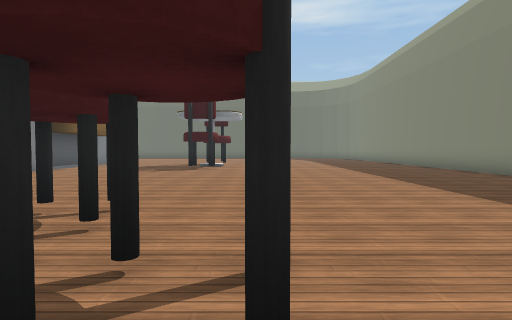
view 1 (above)

24 first-person views from a walk through a scene from a Unity 3-D project. The camera is 1.4 m above the floor, tilts 2° down and sees 80° across. The floor is counted in squares, 2 m on a side. Each view is taken from the middle of a square. On the plan, view 1 faces up. The plan holds only what a view shows up to about 10 squares ahead; the rest is blank. The place goes on beyond the plan. Some animated figures are not drawn. Some surface patterns are stand-ins.

view 2
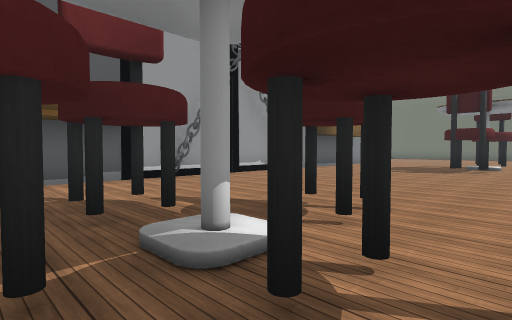

view 3
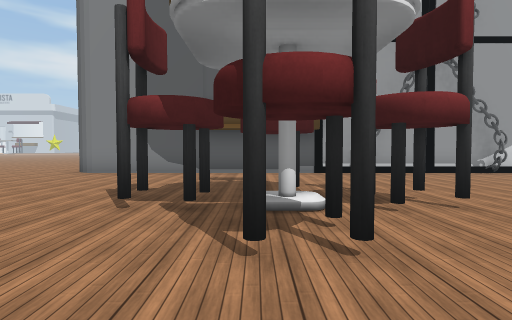

view 4
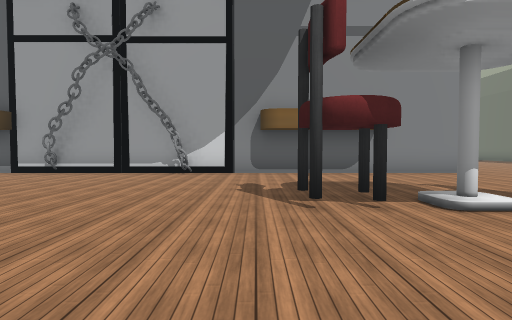

view 5
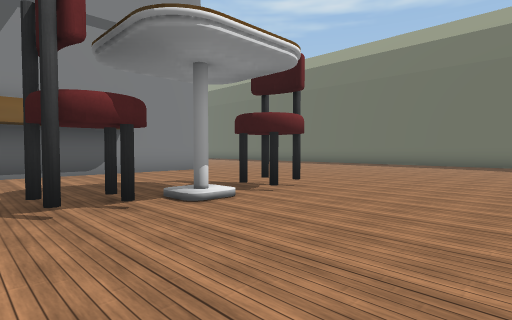

view 6
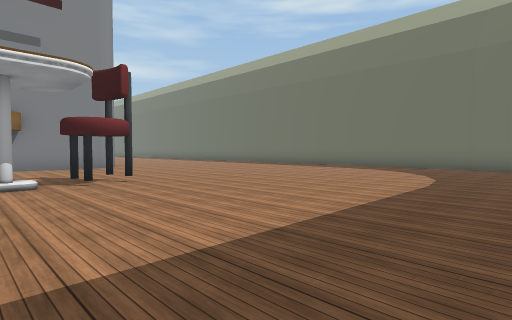

view 7
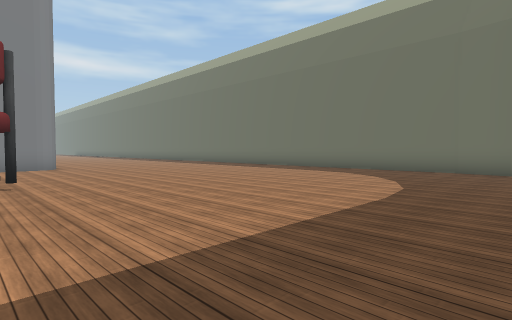

view 8
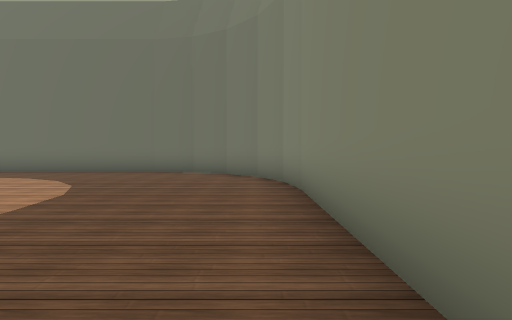

view 9
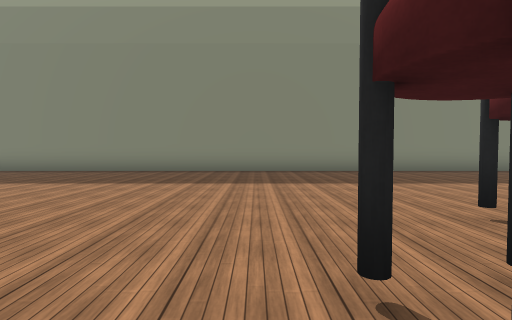

view 10
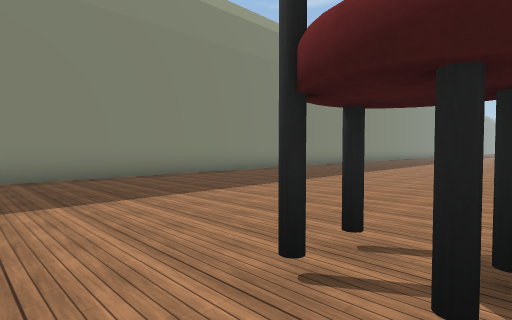

view 11
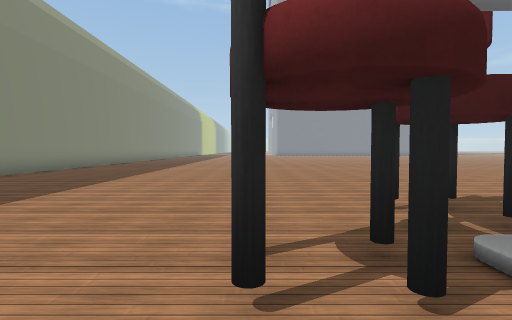

view 12
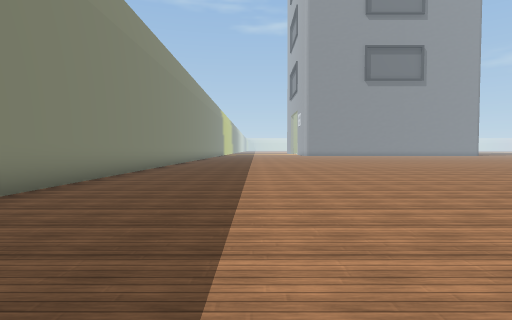

view 13
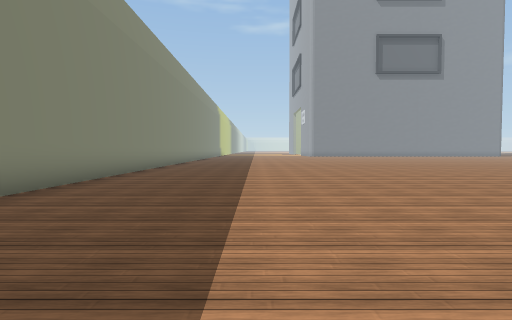

view 14
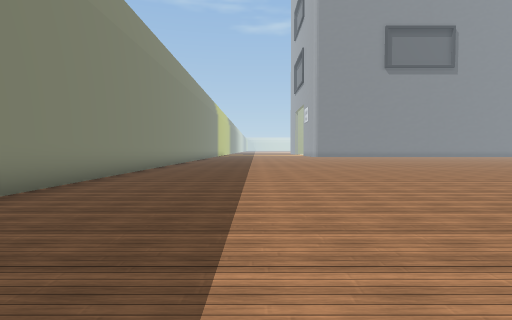

view 15
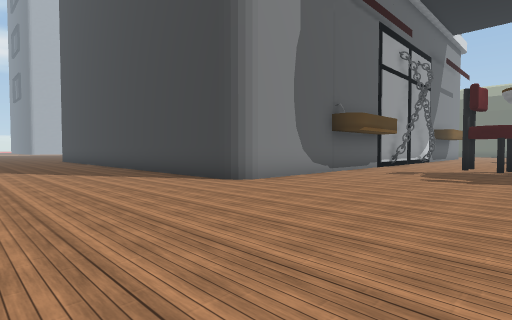

view 16
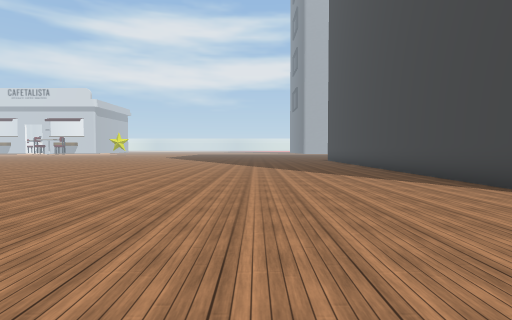

view 17
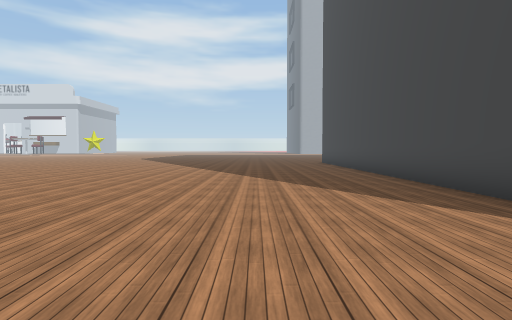

view 18
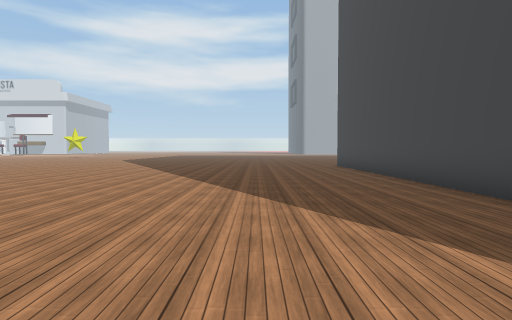

view 19
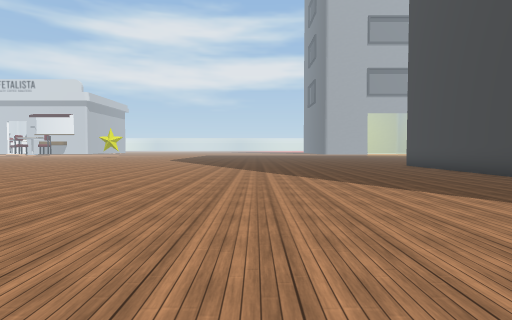

view 20
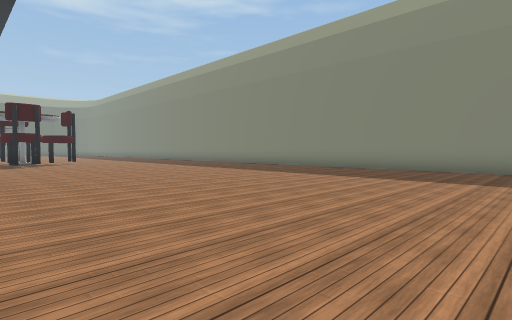

view 21
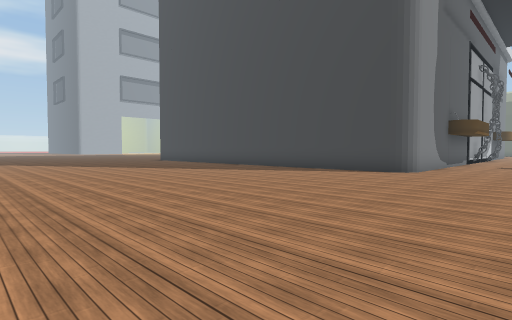

view 22
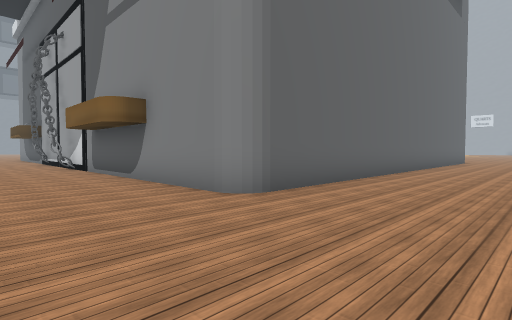

view 23
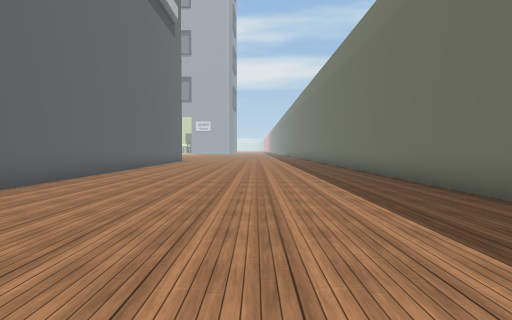

view 24
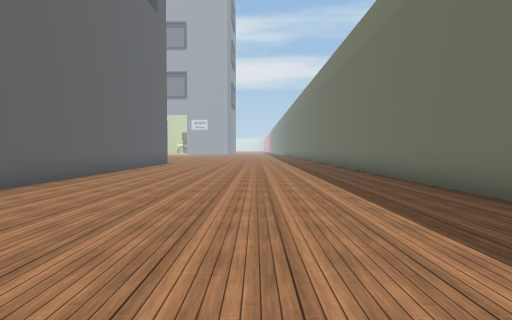

### Floor plan
Key: @ floor where view 1 was taken; # wall or solid block; . floor; / step, stairs or slope; O other object.
Columns run from 19 left of view 1 to 7 right of it. Each row starts with its distance up from view 1.
 25   ##########     ########
 24   ...........     ......##
 23   ............    .......##
 22   .............   ........#
 21   .............. .........#
 20   ........................#
 19   ........................#
 18   ........................#
 17   ........................#
 16   ###########.............#
 15             #.............
 14             #....#.......
 13             #....O.......
 12             #............ #
 11             #.........  ..#
 10             #.............#
  9             #.............#
  8             #.............#
  7             #.............#
  6             #.............#
  5             #.............#
  4             #.............#
  3             #.............#
  2             #....###......#
  1             #..##/##......#
  0             #..../.@......#
 -1             #.............#
 -2             #.............#
 -3             #.............#
 -4 #############.............#
 -5 ..........................#
 -6 ..........................#
 -7 ..........................#
 -8 ..........................#
 -9 ..........................#
-10 ..........................#
-11 ..........................#
-12 ..........................#
-13 ..........................#
-14 ..........................#
-15 ..........    ............#
-16 ..... ...

Where each view was taken, in squares from view 1:
view 1: 0 up, 0 right, facing up
view 2: 0 up, 0 right, facing up-left
view 3: 1 up, 2 right, facing left
view 4: 10 up, 2 right, facing left
view 5: 10 up, 2 right, facing up-left
view 6: 12 up, 5 right, facing up-left
view 7: 14 up, 5 right, facing up-left
view 8: 15 up, 6 right, facing up
view 9: 4 up, 3 left, facing right
view 10: 3 up, 1 left, facing down-right
view 11: 3 up, 0 right, facing down
view 12: 0 up, 3 right, facing down
view 13: 3 down, 3 right, facing down
view 14: 5 down, 3 right, facing down
view 15: 9 down, 2 left, facing up-left
view 16: 9 down, 3 left, facing left
view 17: 8 down, 6 left, facing left
view 18: 8 down, 9 left, facing left
view 19: 11 down, 9 left, facing left
view 20: 15 down, 4 left, facing up-right
view 21: 14 down, 4 left, facing up-left
view 22: 20 up, 4 left, facing down-left
view 23: 21 up, 4 left, facing left
view 24: 21 up, 7 left, facing left
